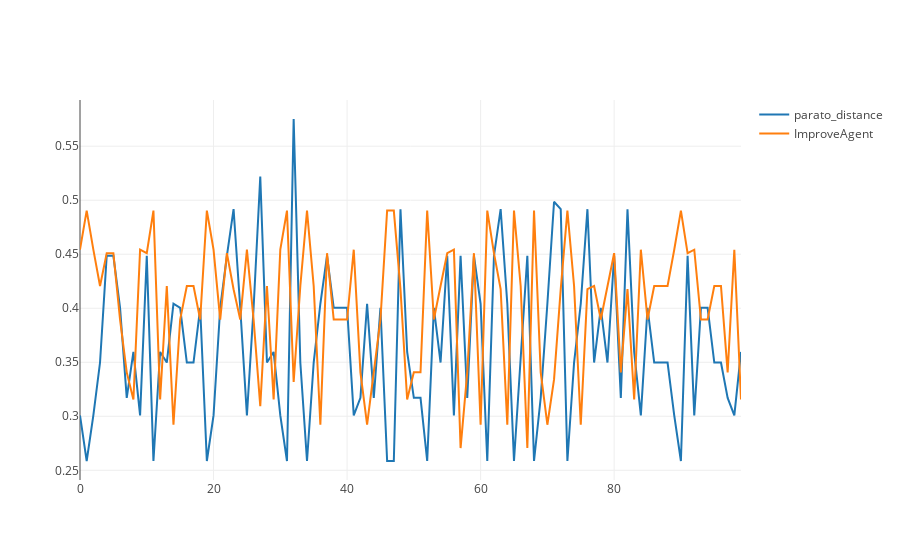

The notebook cell saved with this chart:
### Code cell
from plotly.offline import iplot, init_notebook_mode
import plotly.plotly as py
from plotly.graph_objs import Scatter, Data


init_notebook_mode(connected=True) 

trace0 = Scatter(
    x=left,
    y=parato,
    name="parato_distance"
)

trace1 = Scatter(
    x=left,
    y=improve,
    name="ImproveAgent"
)

data = Data([trace0, trace1])
# data = Data([trace0])
unique_url = iplot(data, filename = 'basic-line')
